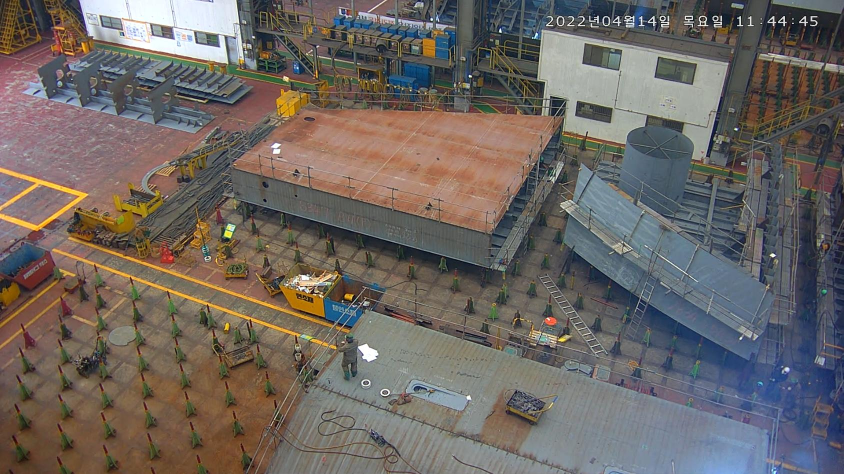
#> input picture imgs/2022-10-13/1.jpg, 1687 x 948 px (shown at 1/2 size)
$ python test.py
#> lines starting #> are read from the running program, lines starting #| are printed output that depends on the picture; after the words box and inside, x2 and y2 are one past the last pixel; in counts of white or black regions, pixels touching at a corner belong together
import sys
import numpy as np
import cv2


def drawROI(img, corners):
    cpy = img.copy()

    c1 = (192, 192, 255)
    c2 = (128, 128, 255)

    for pt in corners:
        cv2.circle(cpy, tuple(pt.astype(int)), 25, c1, -1, cv2.LINE_AA)

    cv2.line(cpy, tuple(corners[0].astype(int)), tuple(corners[1].astype(int)), c2, 2, cv2.LINE_AA)
    cv2.line(cpy, tuple(corners[1].astype(int)), tuple(corners[2].astype(int)), c2, 2, cv2.LINE_AA)
    cv2.line(cpy, tuple(corners[2].astype(int)), tuple(corners[3].astype(int)), c2, 2, cv2.LINE_AA)
    cv2.line(cpy, tuple(corners[3].astype(int)), tuple(corners[0].astype(int)), c2, 2, cv2.LINE_AA)

    disp = cv2.addWeighted(img, 0.3, cpy, 0.7, 0)

    return disp


def onMouse(event, x, y, flags, param):
    global srcQuad, dragSrc, ptOld, src

    if event == cv2.EVENT_LBUTTONDOWN:
        for i in range(4):
            if cv2.norm(srcQuad[i] - (x, y)) < 25:
                dragSrc[i] = True
                ptOld = (x, y)
                break

    if event == cv2.EVENT_LBUTTONUP:
        for i in range(4):
            dragSrc[i] = False

    if event == cv2.EVENT_MOUSEMOVE:
        for i in range(4):
            if dragSrc[i]:
                dx = x - ptOld[0]
                dy = y - ptOld[1]

                srcQuad[i] += (dx, dy)
                print(srcQuad[i])
                cpy = drawROI(src, srcQuad)
                cv2.imshow('img', cpy)
                ptOld = (x, y)
                break


# 입력 이미지 불러오기
src = cv2.imread('imgs/2022-10-13/1.jpg')
#> src is the input picture: shape (948, 1687, 3); mean B, G, R 98.2, 102.7, 109.6
if src is None:
    print('Image open failed!')
    sys.exit()
src = cv2.resize(src, dsize=(1280, 720), interpolation=cv2.INTER_AREA)
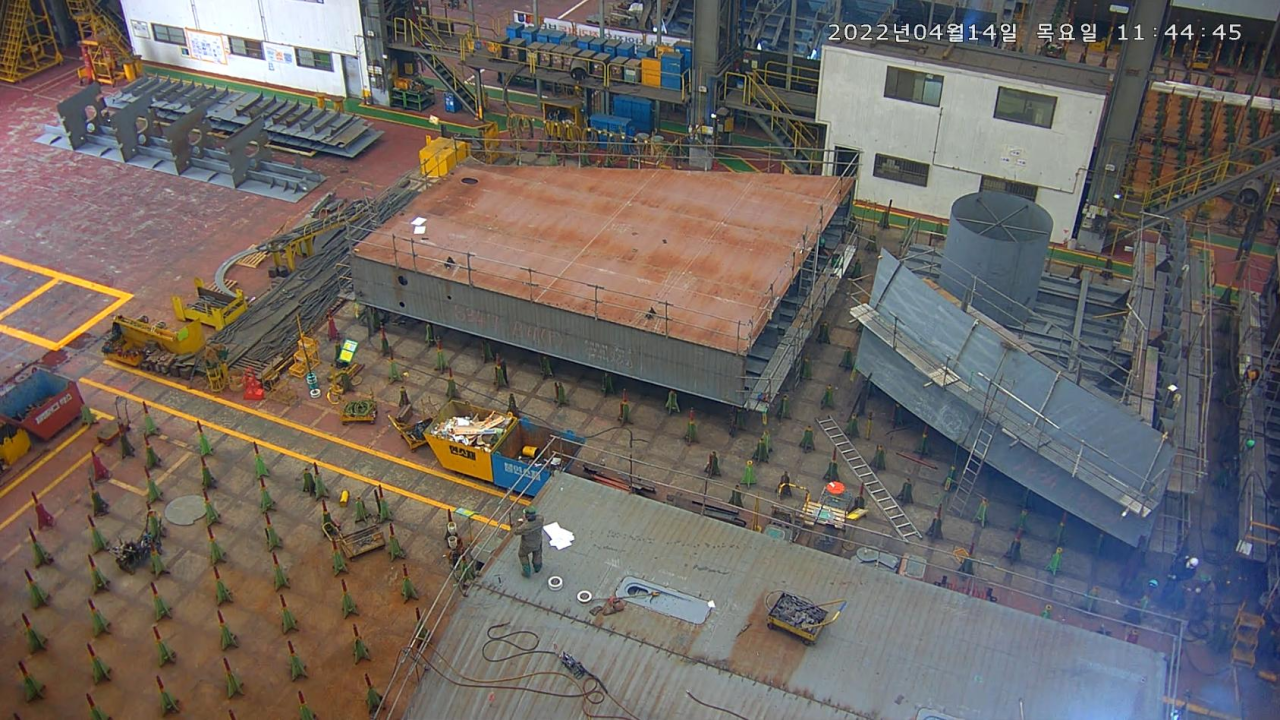
#> src: shape (720, 1280, 3); mean B, G, R 98.2, 102.7, 109.6

# 입력 영상 크기 및 출력 영상 크기
h, w = src.shape[:2]
#> h = 720; w = 1280
dw = 1280
dh = 720

# 모서리 점들의 좌표, 드래그 상태 여부
srcQuad = np.array([[30, 30], [30, h-30], [w-30, h-30], [w-30, 30]], np.float32)
dstQuad = np.array([[0, 0], [0, dh-1], [dw-1, dh-1], [dw-1, 0]], np.float32)
dragSrc = [False, False, False, False]

# 모서리점, 사각형 그리기
disp = drawROI(src, srcQuad)
#> after the loop in drawROI, `for pt in corners:`:
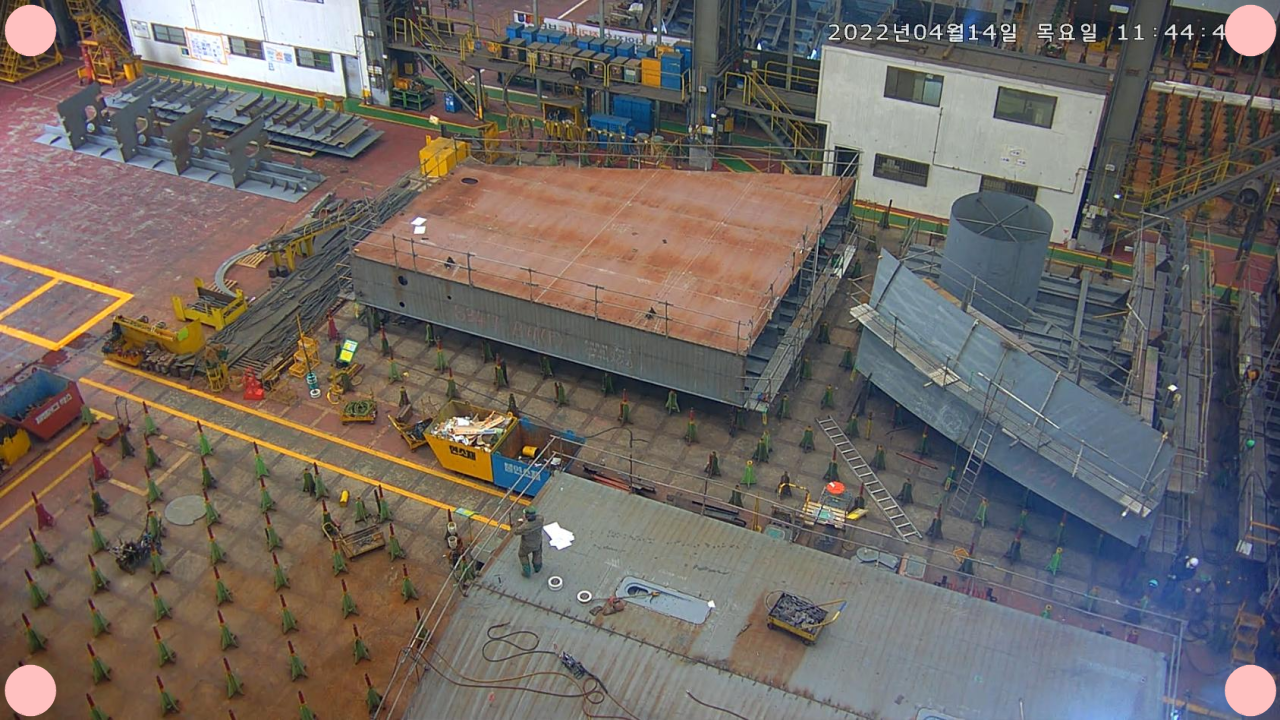
#> cpy: shape (720, 1280, 3); 0.94% of pixels changed, all inside (x1, y1, x2, y2) = (4, 4, 1277, 717)
#> in drawROI, `cv2.line(cpy, tuple(corners[3].astype(int)), tuple(corners[0].astype(i..`:
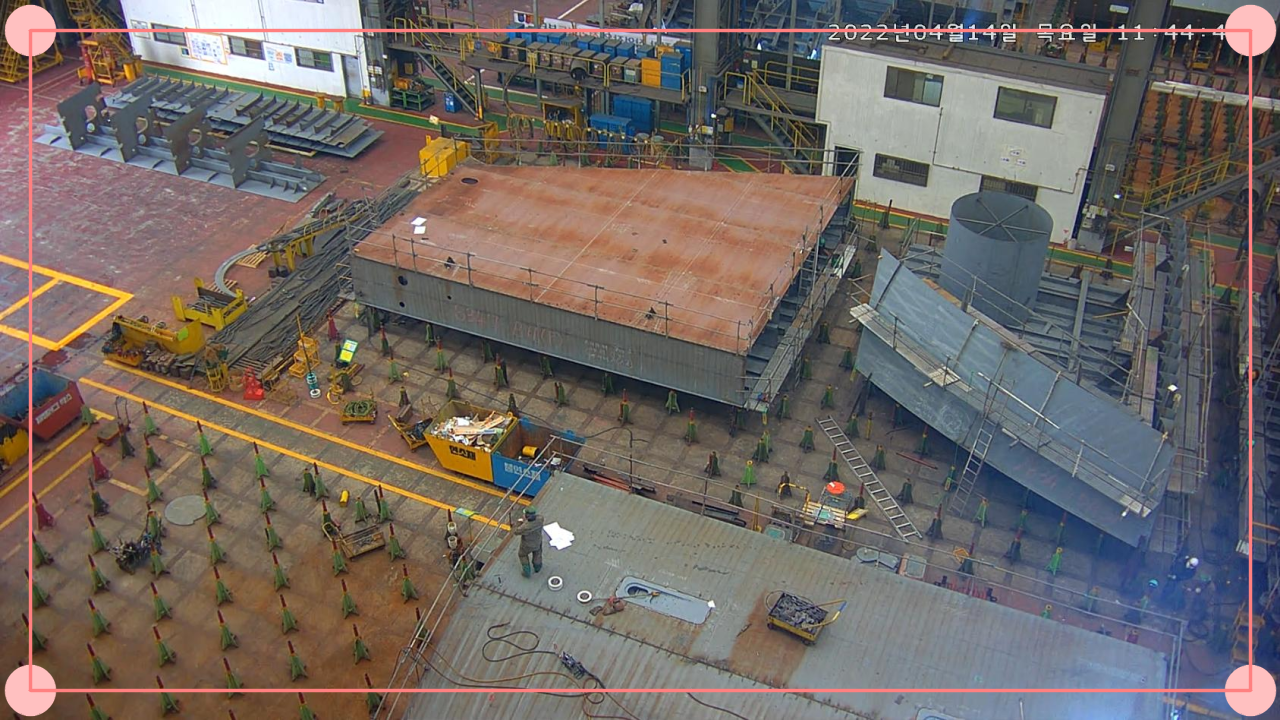
#> cpy: shape (720, 1280, 3); mean B, G, R 99.6, 104, 113.1
#> in drawROI, `disp = cv2.addWeighted(img, 0.3, cpy, 0.7, 0)`:
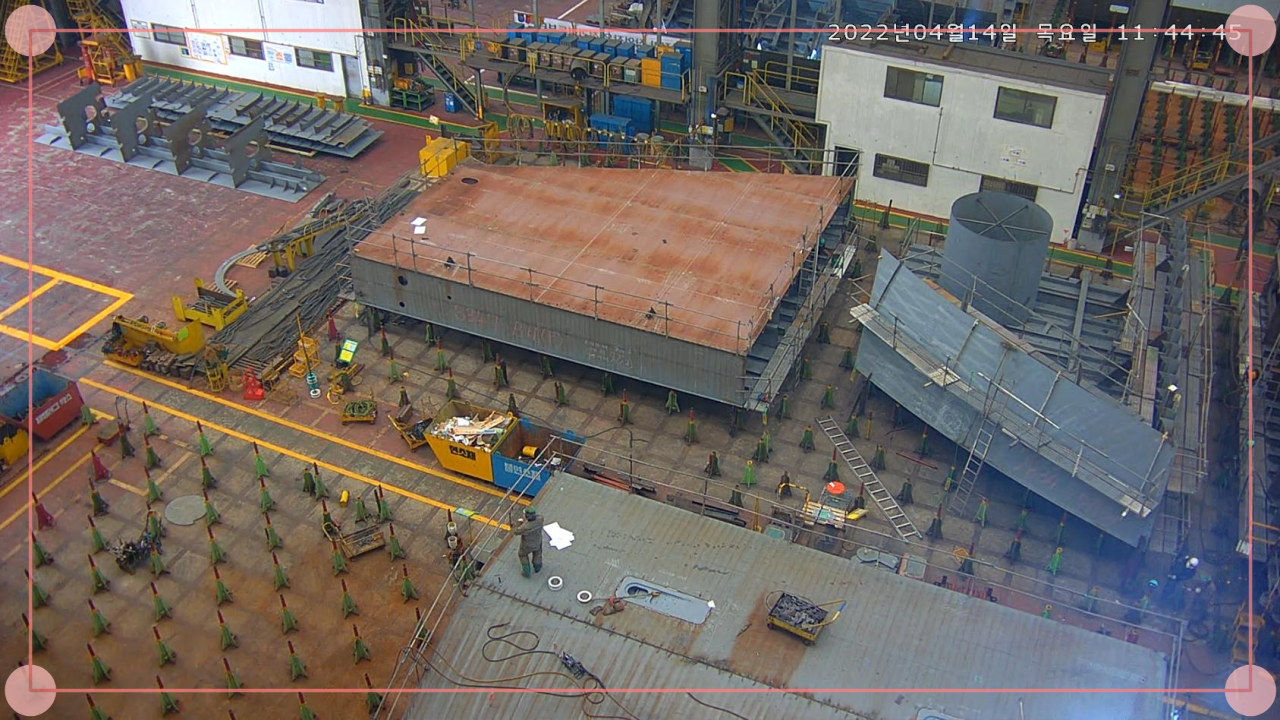
#> disp: shape (720, 1280, 3); mean B, G, R 99.2, 103.6, 112.1

cv2.imshow('img', disp)
cv2.setMouseCallback('img', onMouse)

while True:
    key = cv2.waitKey()
#> (key Esc is pressed here)
    if key == 13:  # ENTER 키
        break
    elif key == 27:  # ESC 키
        cv2.destroyWindow('img')
        sys.exit()
#> (the program exits here)

$ run again, with imgs/2022-10-13/3.jpg copied over imgs/2022-10-13/1.jpg
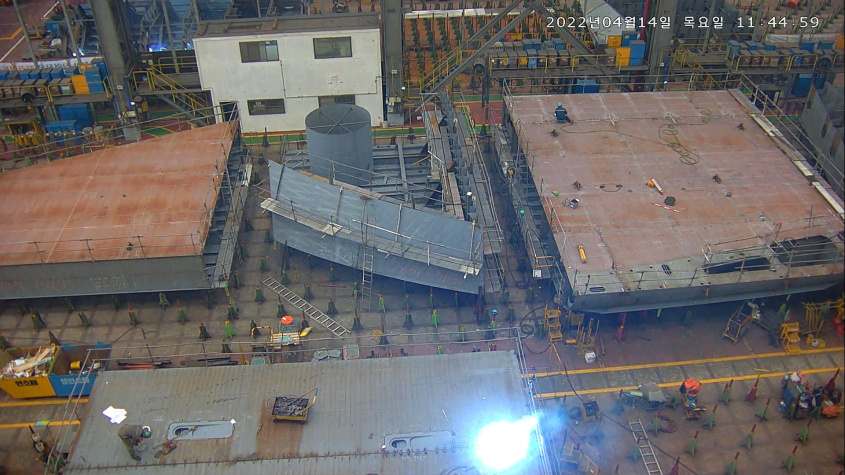
#> input picture imgs/2022-10-13/3.jpg, 1690 x 950 px (shown at 1/2 size)
#> src is the input picture: shape (950, 1690, 3); mean B, G, R 103.8, 103.8, 106.7
#> src: shape (720, 1280, 3)
#> after the loop in drawROI, `for pt in corners:`:
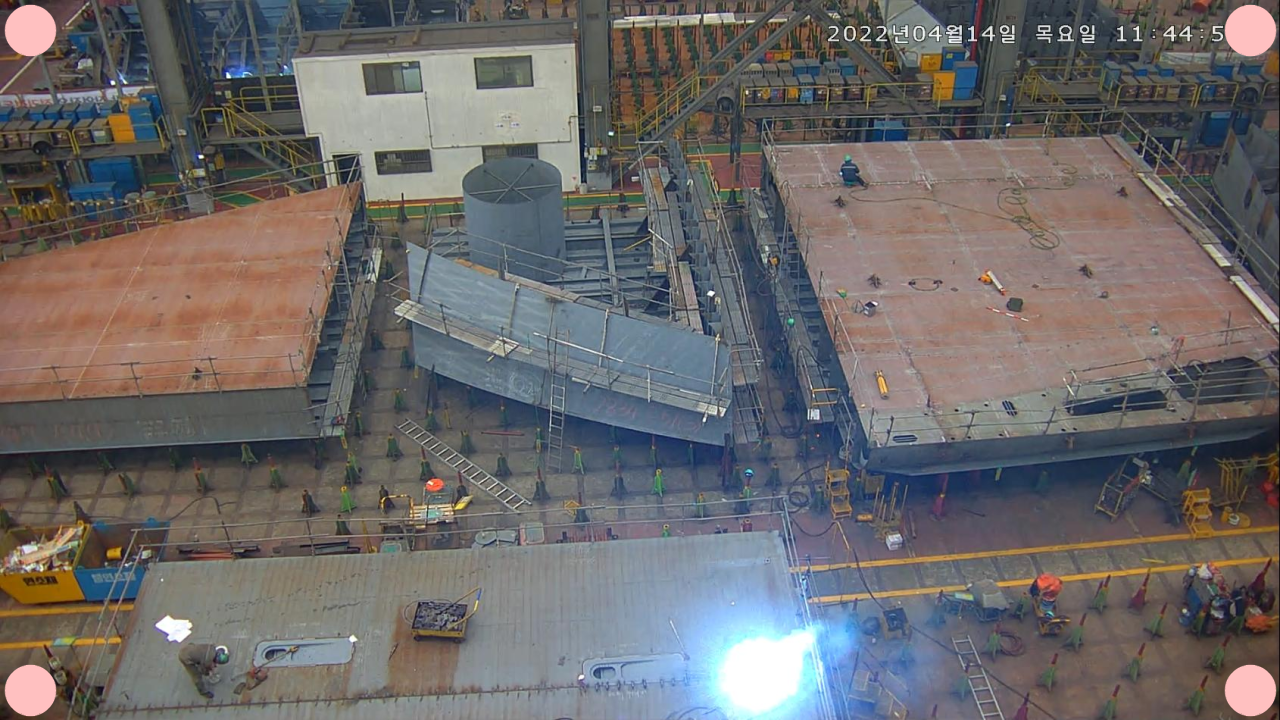
#> cpy: shape (720, 1280, 3); mean B, G, R 104.9, 104.9, 108.2
#> in drawROI, `disp = cv2.addWeighted(img, 0.3, cpy, 0.7, 0)`:
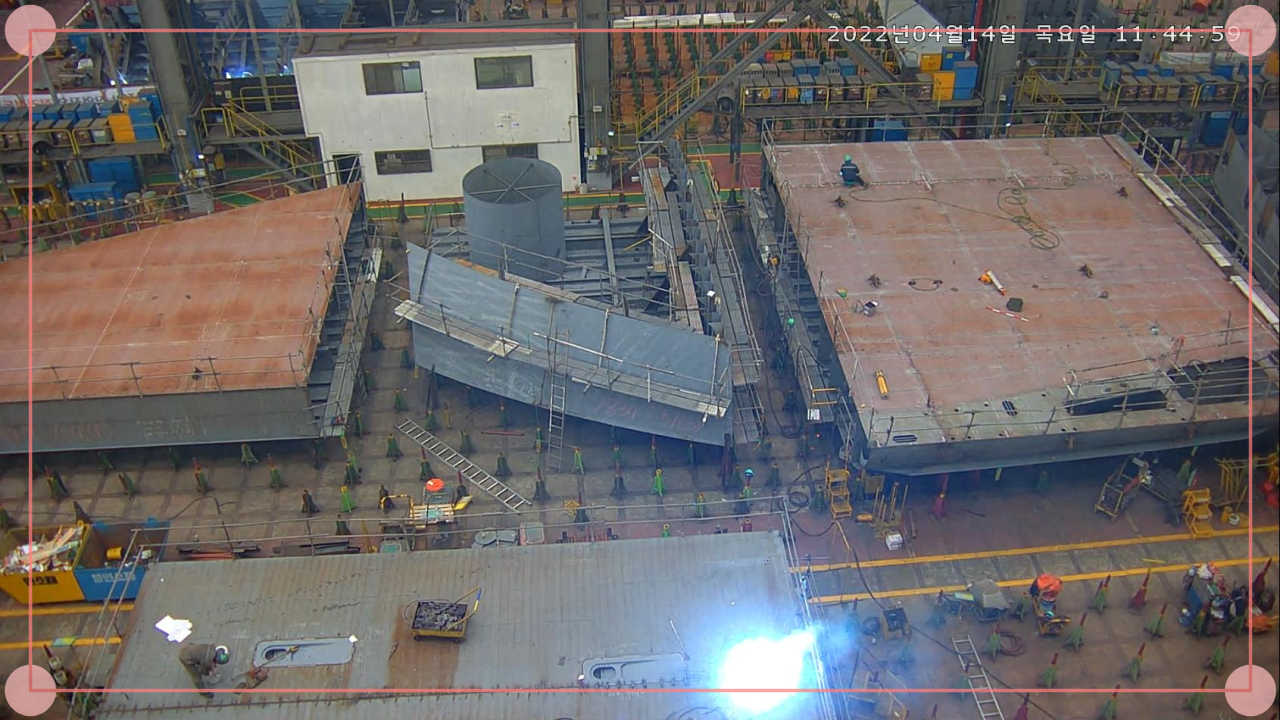
#> disp: shape (720, 1280, 3); mean B, G, R 104.9, 104.8, 109.2

$ run again, with imgs/2022-10-13/4.jpg copied over imgs/2022-10-13/1.jpg
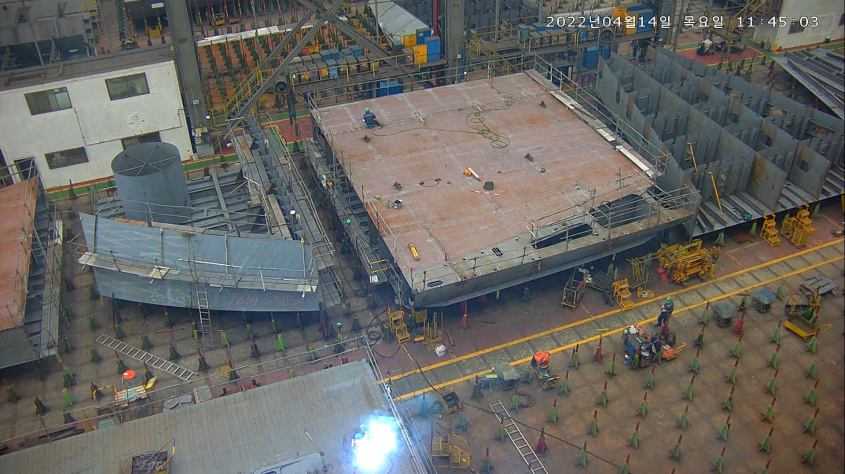
#> input picture imgs/2022-10-13/4.jpg, 1690 x 948 px (shown at 1/2 size)
#> src is the input picture: shape (948, 1690, 3); mean B, G, R 97.6, 101.9, 103.2
#> src: shape (720, 1280, 3)
#> after the loop in drawROI, `for pt in corners:`:
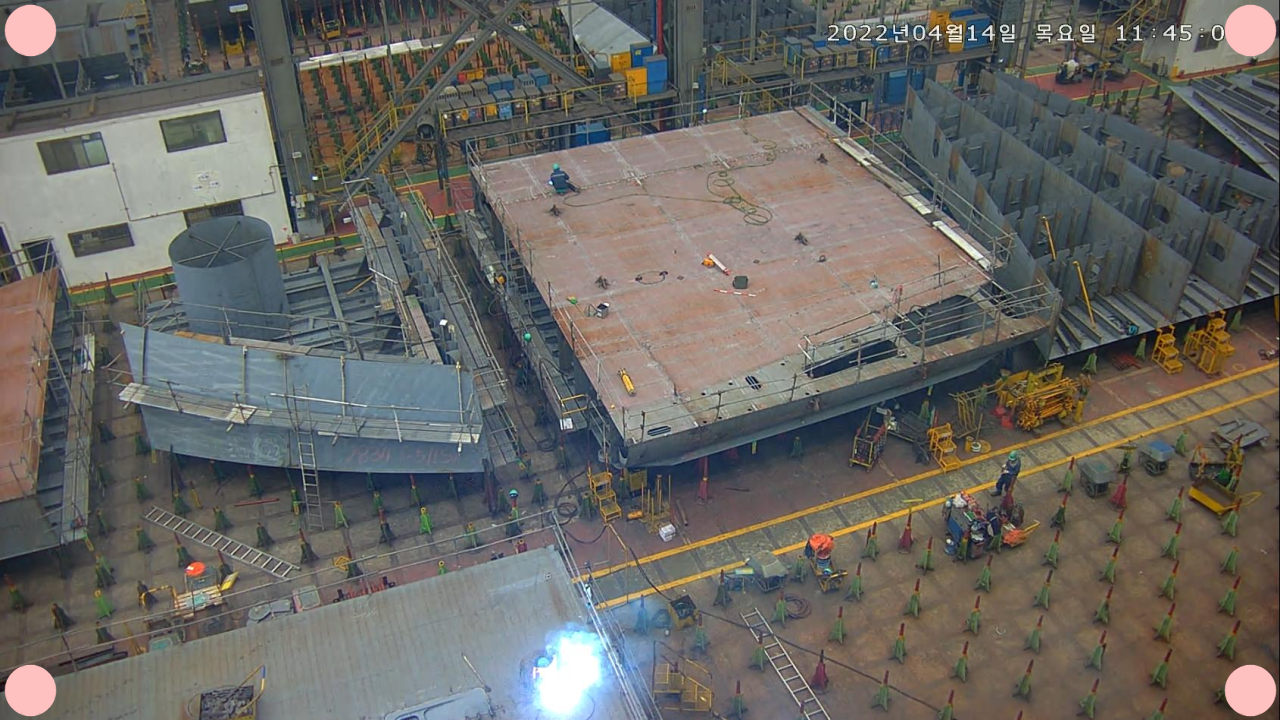
#> cpy: shape (720, 1280, 3); mean B, G, R 98.6, 102.8, 104.7
#> in drawROI, `disp = cv2.addWeighted(img, 0.3, cpy, 0.7, 0)`:
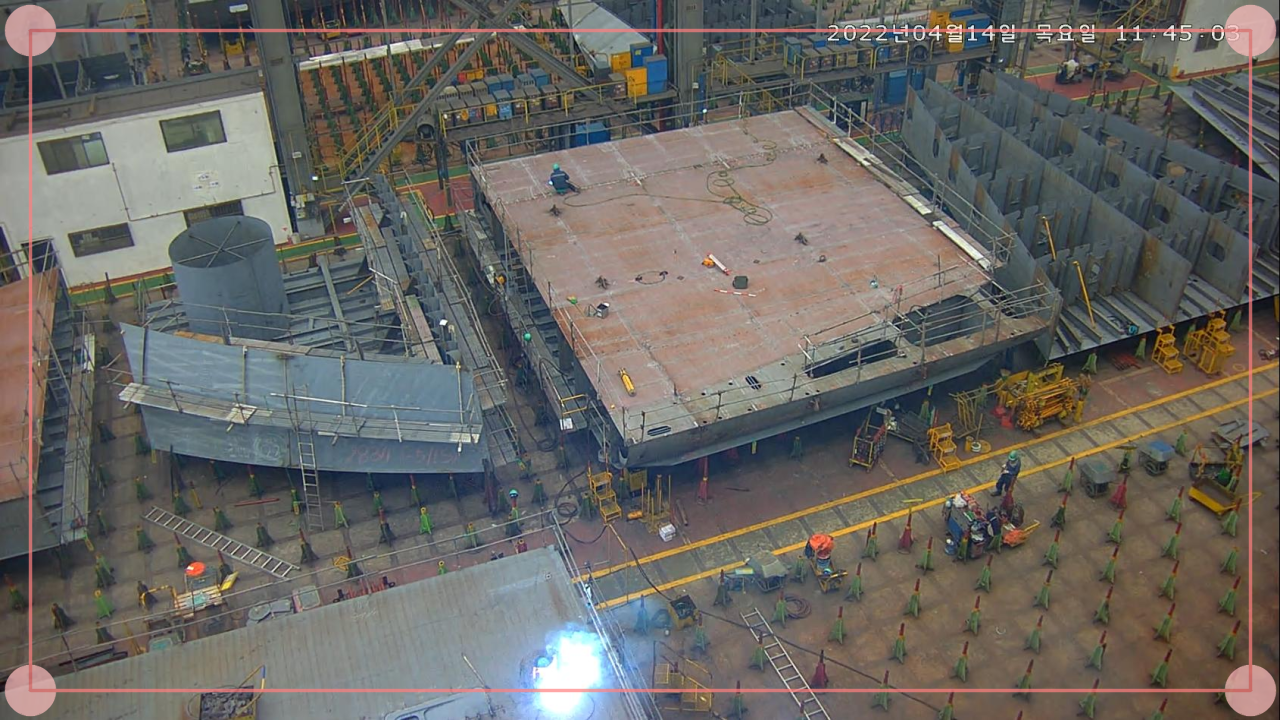
#> disp: shape (720, 1280, 3); mean B, G, R 98.6, 102.7, 105.6
